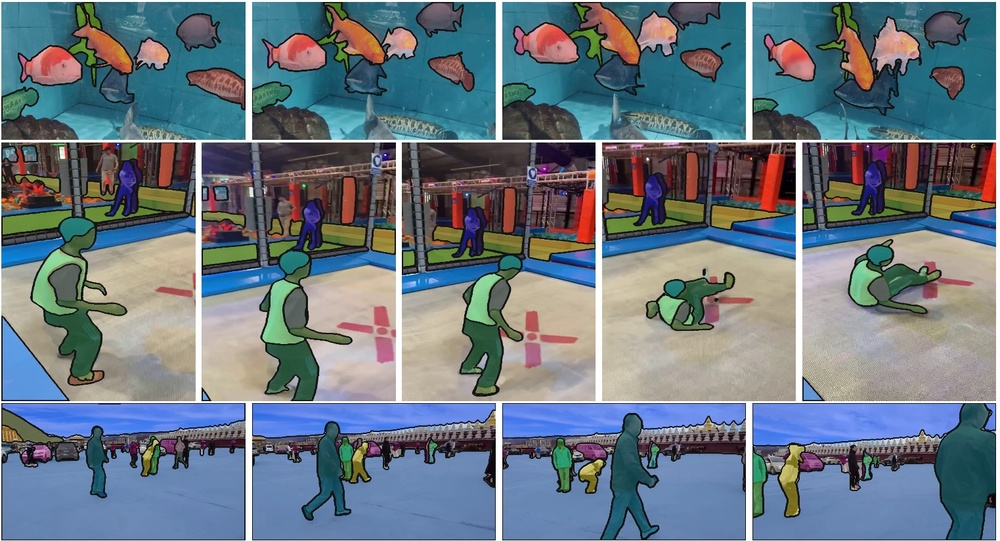
#> input picture sam2/assets/sa_v_dataset.jpg, 1000 x 541 px, shrunk from 1523 x 824 before the run; its folder holds only this picture in this run
$ python -i yolo_untils.py   (imports and definitions only)
#> lines starting #> are read from the running program, lines starting #| are printed output that depends on the picture; after the words box and inside, x2 and y2 are one past the last pixel; in counts of white or black regions, pixels touching at a corner belong together
import cv2
import numpy as np
import matplotlib.pyplot as plt
from PIL import Image
import os
import shutil

def find_bounding_boxes(image_path) -> tuple[any, list, list]:
    '''
    Output:
        第三个返回值 normalized_cords
        每个元素是四个0~1的数值, 前两个是矩形的中心点, 后两个分别是宽和高,
        注意都是经过正则化的, 水平方向是img.shape[1], 竖直方向是img.shape[0]
    '''
#> called with image_path = '../sam2/assets/sa_v_dataset.jpg'
    img = cv2.imread(image_path)
#> img is the input picture: shape (541, 1000, 3); mean B, G, R 130, 119.7, 106
    gray = cv2.cvtColor(img, cv2.COLOR_BGR2GRAY)
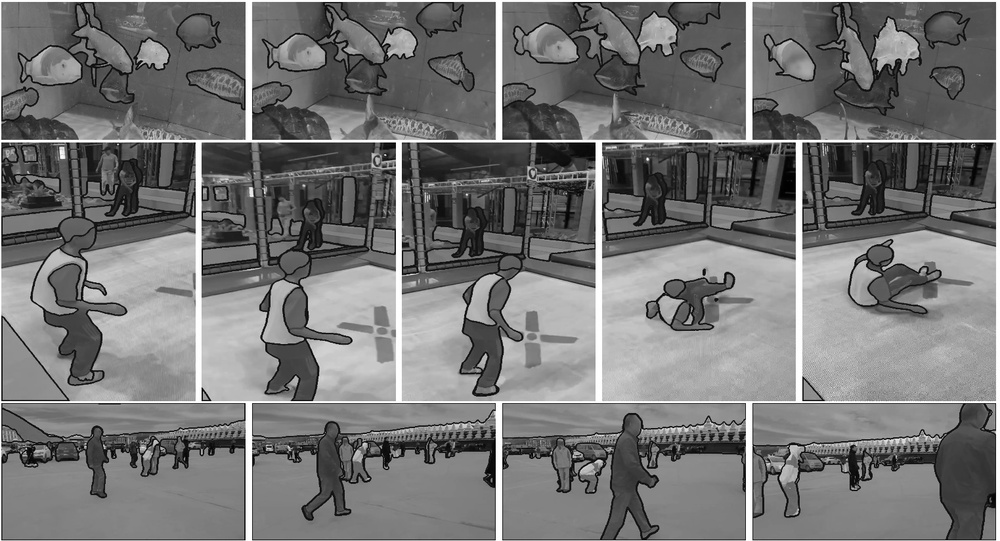
#> gray: shape (541, 1000); min 0, max 255, mean 116.8
    # 二值化图像 (白色区域变为255，其他区域变为0)
    _, binary = cv2.threshold(gray, 250, 255, cv2.THRESH_BINARY)
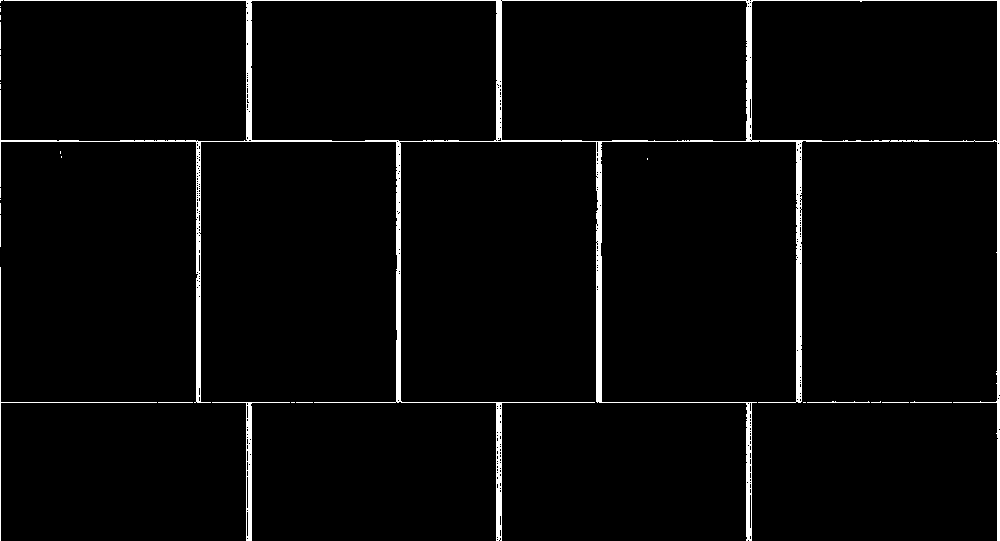
#> binary: shape (541, 1000); 2.9% white; 27 white regions (17 under 20 px)
    # 查找轮廓
    contours, _ = cv2.findContours(binary, cv2.RETR_EXTERNAL, cv2.CHAIN_APPROX_SIMPLE)
#> contours = 27 contours, 25 with area under 20; largest, box (x1, y1, x2, y2) and area: (0, 0, 1000, 541) 113051, (212, 402, 290, 541) 689
    result_img = img.copy()
    bounding_boxes = []
    normalized_cords = []

    for contour in contours:
        # 计算最小外接矩形
        x, y, w, h = cv2.boundingRect(contour)

        # 过滤掉太小的区域（可以根据需要调整阈值）
        if w > 5 and h > 5:
            # 绘制矩形
            cv2.rectangle(result_img, (x, y), (x+w, y+h), (0, 255, 0), 2)
            bounding_boxes.append((x, y, w, h))
            normalized_cords.append([(x + w/2) / img.shape[1], (y + h/2) / img.shape[0], w / img.shape[1], h / img.shape[0]])
#> this loop made 27 passes
#> (contour, x, y, w, h) on passes 1, 2, 3, 4, 6, 8, 11, 12, 14, 15: ([[882, 402], [908, 402]], 882, 402, 27, 1), ([[803, 402], [805, 402]], 803, 402, 3, 1), ([[296, 402], [312, 402]], 296, 402, 17, 1), ([[291, 402], [294, 402]], 291, 402, 4, 1), ([[158, 402], [192, 402]], 158, 402, 35, 1), ([[880, 401], [879, 402], [871, 402], [880, 402]], 871, 401, 10, 2), ([[0, 215], [0, 246]], 0, 215, 1, 32), ([[0, 203], [0, 213]], 0, 203, 1, 11), ([[0, 188], [0, 197]], 0, 188, 1, 10), ([[647, 158], [647, 159]], 647, 158, 1, 2)
#> (x, y, w, h) on passes 5, 7, 9, 10, 13, 19: (212, 402, 78, 139), (910, 401, 42, 2), (807, 401, 63, 2), (0, 267, 157, 274), (0, 199, 1, 1), (0, 82, 1, 1)
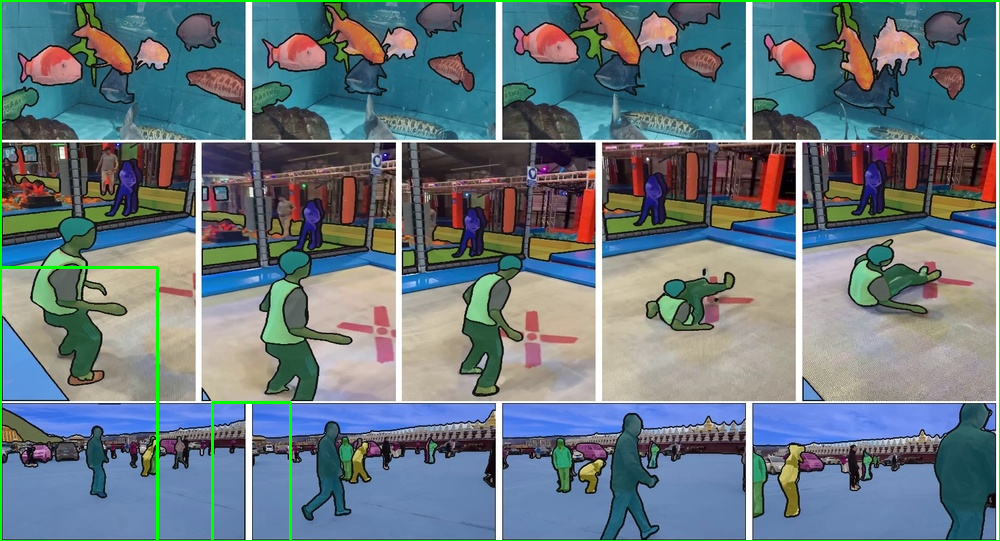
#> result_img: shape (541, 1000, 3); 1.29% of pixels changed, all inside (x1, y1, x2, y2) = (0, 0, 1000, 541)
#> after the loop, bounding_boxes = [(212, 402, 78, 139), (0, 267, 157, 274), (0, 0, 1000, 541)]; normalized_cords = [[0.251, 0.872, 0.078, 0.257], [0.0785, 0.747, 0.157, 0.506], [0.5, 0.5, 1, 1]]

    return result_img, bounding_boxes, normalized_cords

# [254 lines left out: functions find_contours, create_seg_labels, create_labels, read_txt_lines, build_dataset_multipleDB, build_standalone_test_dataset and 3 more, not called in this run]

>>> result = find_bounding_boxes('../sam2/assets/sa_v_dataset.jpg')
